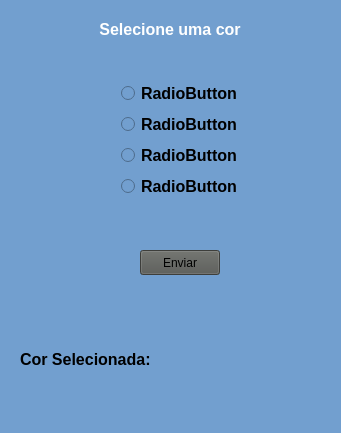
<?xml version="1.0" encoding="UTF-8"?>
<ui version="4.0">
 <class>MainWindow</class>
 <widget class="QMainWindow" name="MainWindow">
  <property name="geometry">
   <rect>
    <x>0</x>
    <y>0</y>
    <width>341</width>
    <height>433</height>
   </rect>
  </property>
  <property name="windowTitle">
   <string>MainWindow</string>
  </property>
  <property name="styleSheet">
   <string notr="true">background-color: rgb(114, 159, 207);</string>
  </property>
  <widget class="QWidget" name="centralwidget">
   <widget class="QRadioButton" name="radioButton">
    <property name="geometry">
     <rect>
      <x>121</x>
      <y>81</y>
      <width>122</width>
      <height>25</height>
     </rect>
    </property>
    <property name="font">
     <font>
      <pointsize>12</pointsize>
      <weight>75</weight>
      <bold>true</bold>
     </font>
    </property>
    <property name="text">
     <string>RadioButton</string>
    </property>
   </widget>
   <widget class="QRadioButton" name="radioButton_2">
    <property name="geometry">
     <rect>
      <x>121</x>
      <y>112</y>
      <width>122</width>
      <height>25</height>
     </rect>
    </property>
    <property name="font">
     <font>
      <pointsize>12</pointsize>
      <weight>75</weight>
      <bold>true</bold>
     </font>
    </property>
    <property name="text">
     <string>RadioButton</string>
    </property>
   </widget>
   <widget class="QRadioButton" name="radioButton_3">
    <property name="geometry">
     <rect>
      <x>121</x>
      <y>143</y>
      <width>122</width>
      <height>25</height>
     </rect>
    </property>
    <property name="font">
     <font>
      <pointsize>12</pointsize>
      <weight>75</weight>
      <bold>true</bold>
     </font>
    </property>
    <property name="text">
     <string>RadioButton</string>
    </property>
   </widget>
   <widget class="QRadioButton" name="radioButton_4">
    <property name="geometry">
     <rect>
      <x>121</x>
      <y>174</y>
      <width>122</width>
      <height>25</height>
     </rect>
    </property>
    <property name="font">
     <font>
      <pointsize>12</pointsize>
      <weight>75</weight>
      <bold>true</bold>
     </font>
    </property>
    <property name="text">
     <string>RadioButton</string>
    </property>
   </widget>
   <widget class="QLabel" name="label">
    <property name="geometry">
     <rect>
      <x>20</x>
      <y>20</y>
      <width>300</width>
      <height>19</height>
     </rect>
    </property>
    <property name="font">
     <font>
      <pointsize>12</pointsize>
      <weight>75</weight>
      <bold>true</bold>
     </font>
    </property>
    <property name="styleSheet">
     <string notr="true">color: rgb(255, 255, 255);</string>
    </property>
    <property name="text">
     <string>Selecione uma cor</string>
    </property>
    <property name="alignment">
     <set>Qt::AlignCenter</set>
    </property>
   </widget>
   <widget class="QLabel" name="label_2">
    <property name="geometry">
     <rect>
      <x>20</x>
      <y>350</y>
      <width>300</width>
      <height>19</height>
     </rect>
    </property>
    <property name="font">
     <font>
      <pointsize>12</pointsize>
      <weight>75</weight>
      <bold>true</bold>
     </font>
    </property>
    <property name="text">
     <string>Cor Selecionada: </string>
    </property>
    <property name="alignment">
     <set>Qt::AlignLeading|Qt::AlignLeft|Qt::AlignVCenter</set>
    </property>
   </widget>
   <widget class="QPushButton" name="pushButton">
    <property name="geometry">
     <rect>
      <x>140</x>
      <y>250</y>
      <width>80</width>
      <height>25</height>
     </rect>
    </property>
    <property name="styleSheet">
     <string notr="true">background-color: rgb(85, 87, 83);</string>
    </property>
    <property name="text">
     <string>Enviar</string>
    </property>
   </widget>
  </widget>
  <widget class="QMenuBar" name="menubar">
   <property name="geometry">
    <rect>
     <x>0</x>
     <y>0</y>
     <width>341</width>
     <height>22</height>
    </rect>
   </property>
  </widget>
  <widget class="QStatusBar" name="statusbar"/>
 </widget>
 <resources/>
 <connections/>
</ui>
